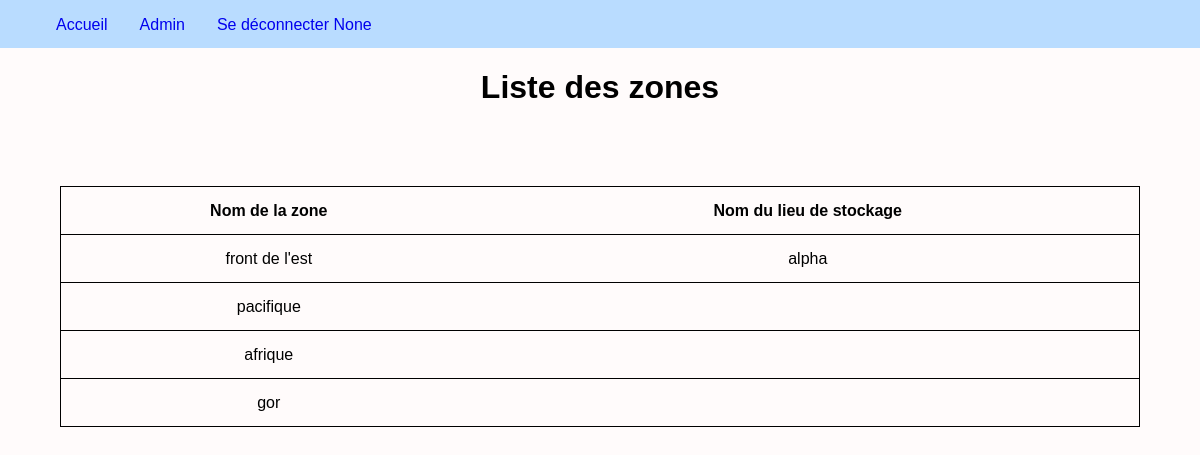
Page /zone.php (signed in) on the committed database.
### tables this page shows
CREATE TABLE `zone` (
  `id_zone` int(255) NOT NULL,
  `nomZone` varchar(200) NOT NULL,
  `id_stockage` int(11) NOT NULL
);

CREATE TABLE `lieustockage` (
  `id_stockage` int(11) NOT NULL,
  `nomStockage` varchar(200) NOT NULL
);

### zone.php (the view, shortened to what this page needs)
<?php
if (isset($_SESSION['id_personne']) AND isset($_SESSION['pseudo']))
{
?>
<!DOCTYPE html>
<html>
    <head>
        <link rel="stylesheet" href="style.css">
    </head>
    <body>
    <ul class="index">
        <li><a href="accueil.php">Accueil</a></li>
        <li><a href="admin.php">Admin</a></li>
        <li><a href="logout.php">Se déconnecter <?php
                            if (isset($_SESSION['id_personne']) AND isset($_SESSION['pseudo']))
                            {
                                echo $_SESSION['pseudo'];
                            } ?>
            </a></li>
    </ul>
        <h1>Liste des zones</h1>
        <table class="t2">
                    <tr>
                        <th>Nom de la zone</th>
                        <th>Nom du lieu de stockage</th>
                    </tr>
        <?php
            include 'connexion.php';
            $sel = $bdd->query('SELECT nomZone, nomStockage FROM zone
            LEFT JOIN lieustockage ON zone.id_zone = lieustockage.id_stockage ORDER BY zone.id_stockage');
            $zoness = $sel->fetchAll();
            foreach($zoness as $zone){
                ?>
                <tr>
                  <td><?= $zone['nomZone'];?></td>
                  <td><?= $zone['nomStockage'];?></td>
                </tr>
        <?php
            };
        ?>
        </table>
    </body>
</html>
<?php } else { header("Location: index.php");
 } ?>

### style.css (style rules this page uses)
body { margin: 0; background-color: #FFFBFB; font-family: Arial, Helvetica, sans-serif; width: 100%; }
.index { background-color: #B9DCFF; overflow: hidden; margin-top: 0; height: 3em; }
.index li { list-style-type: none; float: left; padding: 1em 1em; }
h1 { text-align: center; }
.index a { text-decoration: none; text-align: center ; }
.t2 { margin: 5em auto; text-align: center; border: 1px black solid; border-collapse: collapse; width: 90%; }
.t2 tr { height: 3em; border: solid 1pt black; }

### rows in the picture
zone: nomZone "front de l'est", id_stockage.nomStockage "alpha"
zone: nomZone "pacifique"
zone: nomZone "afrique"
zone: nomZone "gor"

### other values in the picture
$_SESSION['pseudo'] "None"
